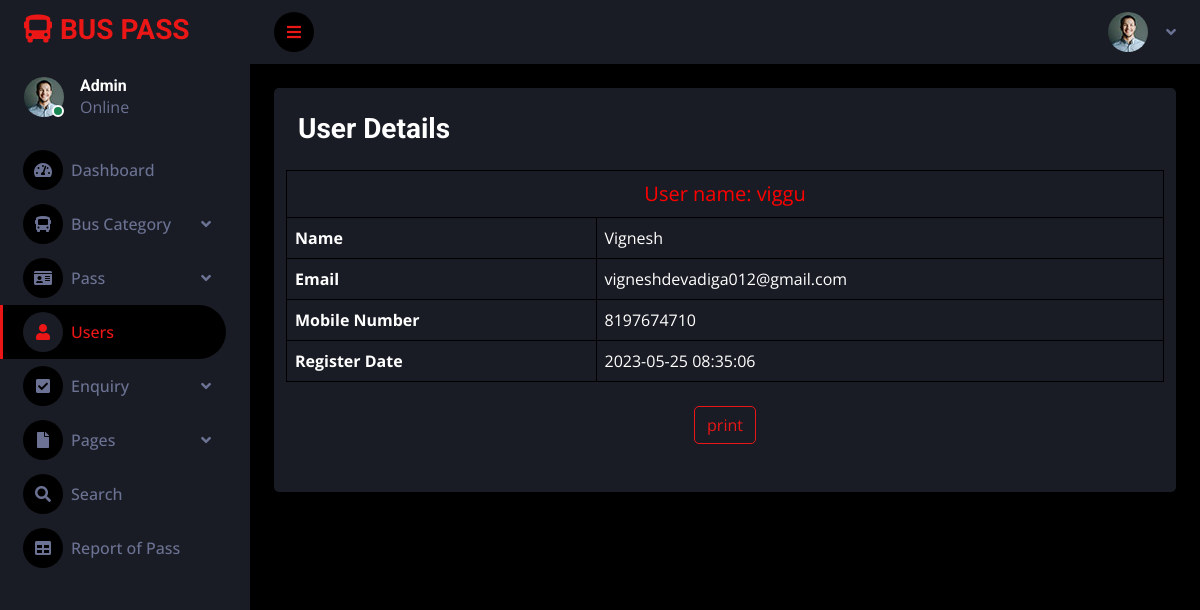
The page /admin/view-user-detail.php?viewid=2 (signed in) on the database its author committed.
### tables this page shows
CREATE TABLE `tbluser` (
  `ID` int(11) NOT NULL,
  `Name` varchar(50) NOT NULL,
  `UserRegDate` timestamp NOT NULL DEFAULT current_timestamp(),
  `Email` varchar(100) NOT NULL,
  `MobileNumber` bigint(10) NOT NULL,
  `Password` varchar(50) NOT NULL,
  `UserName` varchar(100) NOT NULL
);

### admin/view-user-detail.php (the view, shortened to what this page needs)
<?php
include('includes/dbconnection.php');
if (strlen($_SESSION['bpmsaid']==0)) {
  header('location:logout.php');
  } else{
?>
<!DOCTYPE html>
<html lang="en">
<head>
    <link href="https://cdnjs.cloudflare.com/ajax/libs/font-awesome/5.10.0/css/all.min.css" rel="stylesheet">
    <link href="https://cdn.jsdelivr.net/npm/bootstrap-icons@1.4.1/font/bootstrap-icons.css" rel="stylesheet">
    <link href="lib/owlcarousel/assets/owl.carousel.min.css" rel="stylesheet">
    <link href="lib/tempusdominus/css/tempusdominus-bootstrap-4.min.css" rel="stylesheet" />
    <link href="css/bootstrap.min.css" rel="stylesheet">
    <link href="css/style.css" rel="stylesheet">
</head>
<body>
    <?php include('includes/sidebar3.php');?>
    <div class="content">
    <?php include_once('includes/header.php');?>
    <div class="container-fluid position-relative d-flex p-0">
        <div class="container-fluid pt-4 px-4">
        <div class="col-12">
                        <div class="bg-secondary rounded h-100 p-4">
                        <div class="row" id="divToPrint">
                            <h3 class="mb-4">User Details</h3>
                            <?php
$vid=$_GET['viewid'];
$sql="SELECT * from  tbluser where ID=$vid";
$query = $dbh -> prepare($sql);
$query->execute();
$results=$query->fetchAll(PDO::FETCH_OBJ);
$cnt=1;
if($query->rowCount() > 0)
{
foreach($results as $row)
{               ?>
                                    <table border="1" class="table table-bordered" >
                                    <tr align="center">
<td colspan="6" style="font-size:20px;color:red;">
 User name: <?php  echo ($row->UserName);?></td></tr>
   <tr>
        <th scope>Name</th>
    <td colspan="3"><?php  echo ($row->Name);?></td>
  </tr>
<tr>
    <th scope>Email</th>
    <td colspan="3"><?php  echo ($row->Email);?></td>
  </tr>
  <tr>
    <th scope>Mobile Number</th>
    <td colspan="3"><?php  echo ($row->MobileNumber);?></td>
  </tr>
  <tr>
    <th scope>Register Date</th>
    <td><?php  echo ($row->UserRegDate);?></td>
</tr>
   <?php $cnt=$cnt+1;}} ?>
   </table>
   </div>
   <p style="text-align: center;font-size: 20px; color: red;">
   <input type="button" class="btn btn-outline-primary m-2"  value="print" onclick="PrintDiv();" /></p>
</div>
</div>
</div>
</div>
</body>
</html>
<?php }  ?>

### admin/includes/sidebar3.php (shortened to what this page needs)
<?php
include('includes/dbconnection.php');
?>
<!DOCTYPE html>
<html lang="en">
<head>
    <link href="https://cdnjs.cloudflare.com/ajax/libs/font-awesome/5.10.0/css/all.min.css" rel="stylesheet">
    <link href="https://cdn.jsdelivr.net/npm/bootstrap-icons@1.4.1/font/bootstrap-icons.css" rel="stylesheet">
    <link href="lib/owlcarousel/assets/owl.carousel.min.css" rel="stylesheet">
    <link href="lib/tempusdominus/css/tempusdominus-bootstrap-4.min.css" rel="stylesheet" />
    <link href="css/bootstrap.min.css" rel="stylesheet">
    <link href="css/style.css" rel="stylesheet">
</head>
<body>
 <div class="sidebar pe-4 pb-3">
            <nav class="navbar bg-secondary navbar-dark">
                <a href="dashboard.php" class="navbar-brand mx-4 mb-3">
                    <h3 class="text-primary"><i class="fa fa-bus me-2"></i>BUS PASS</h3>
                </a>
                <div class="d-flex align-items-center ms-4 mb-4">
                    <div class="position-relative">
                        <img class="rounded-circle" src="img/user.jpg" alt="" style="width: 40px; height: 40px;">
                        <div class="bg-success rounded-circle border border-2 border-white position-absolute end-0 bottom-0 p-1"></div>
                    </div>
                    <?php
                            $aid = $_SESSION['bpmsaid'];
                            $sql = "SELECT AdminName FROM tbladmin WHERE ID=:aid";
                            $query = $dbh->prepare($sql);
                            $query->bindParam(':aid', $aid, PDO::PARAM_STR);
                            $query->execute();
                            $results = $query->fetchAll(PDO::FETCH_OBJ);
                            if ($query->rowCount() > 0) {
                                foreach ($results as $row) {
                            ?>
                    <div class="ms-3">
                        <h6 class="mb-0"><?php echo $row->AdminName; ?></h6>
                        <span>Online</span>
                    </div>
                    <?php $cnt = $cnt + 1;
                                }
                            } ?>
                </div>
                <div class="navbar-nav w-100">
                    <a href="dashboard.php" class="nav-item nav-link"><i class="fa fa-tachometer-alt me-2"></i>Dashboard</a>
                    <div class="nav-item dropdown">
                        <a href="#" class="nav-link dropdown-toggle" data-bs-toggle="dropdown"><i class="fa fa-bus me-2"></i>Bus Category</a>
                    </div>
                    <div class="nav-item dropdown">
                        <a href="#" class="nav-link dropdown-toggle" data-bs-toggle="dropdown"><i class="fa fa-id-card me-2"></i>Pass</a>
                    </div>
                    <a href="manage-user.php" class="nav-item nav-link active"><i class="fa fa-user me-2"></i>Users</a>
                    <div class="nav-item dropdown">
                        <a href="#" class="nav-link dropdown-toggle" data-bs-toggle="dropdown"><i class="fa fa-check-square me-2"></i>Enquiry</a>
                    </div>
                    <div class="nav-item dropdown">
                        <a href="#" class="nav-link dropdown-toggle" data-bs-toggle="dropdown"><i class="fa fa-file me-2"></i>Pages</a>
                    </div>
                    <a href="search-pass.php" class="nav-item nav-link"><i class="fa fa-search me-2"></i>Search</a>
                    <a href="pass-bwdates-report.php" class="nav-item nav-link"><i class="fa fa-table me-2"></i>Report of Pass</a>
                </div>
            </nav>
        </div>
</body>
</html>

### admin/css/style.css (style rules this page uses)
:root { --primary: #EB1616; --secondary: #191C24; --light: #6C7293; --dark: #000000; }
.btn { transition: .5s; }
.sidebar { position: fixed; top: 0; left: 0; bottom: 0; width: 250px; height: 100vh; overflow-y: auto; background: var(--secondary); transition: 0.5s; z-index: 999; }
.content { margin-left: 250px; min-height: 100vh; background: var(--dark); transition: 0.5s; }
@media (min-width: 992px) { .sidebar { margin-left: 0; } }
@media (min-width: 992px) { .content { width: calc(100% - 250px); } }
.sidebar .navbar .navbar-nav .nav-link { padding: 7px 20px; color: var(--light); font-weight: 500; border-left: 3px solid var(--secondary); border-radius: 0 30px 30px 0; outline: none; }
.sidebar .navbar .navbar-nav .nav-link:hover, .sidebar .navbar .navbar-nav .nav-link.active { color: var(--primary); background: var(--dark); border-color: var(--primary); }
.sidebar .navbar .navbar-nav .nav-link i { width: 40px; height: 40px; display: inline-flex; align-items: center; justify-content: center; background: var(--dark); border-radius: 40px; }
.sidebar .navbar .navbar-nav .nav-link:hover i, .sidebar .navbar .navbar-nav .nav-link.active i { background: var(--secondary); }
.sidebar .navbar .dropdown-toggle::after { position: absolute; top: 15px; right: 15px; border: none; content: "\f107"; font-family: "Font Awesome 5 Free"; font-weight: 900; transition: .5s; }

### rows shown on the page
tbluser: UserName "viggu", Name "Vignesh", Email "vigneshdevadiga012@gmail.com", MobileNumber "8197674710", UserRegDate "2023-05-25 08:35:06"

### other values the page prints
$row->AdminName "Admin"
